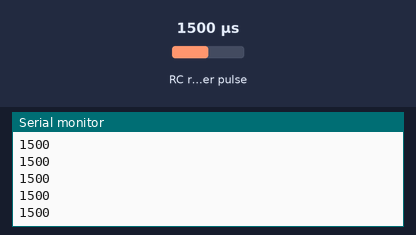
The sketch below on a simulated ESP32. On the bench: the last lines printed to the serial monitor. Wiring (inferred from the names in the program): RC receiver channel: data GPIO 34. The inputs (shaded band) are chosen by the test bench; at power-on: RC receiver pulse 1500 µs.

Above: at 1.2 s.
1.3 s: RC receiver pulse (sensor on GPIO 34) set to 1020 µs
At 1.9 s:
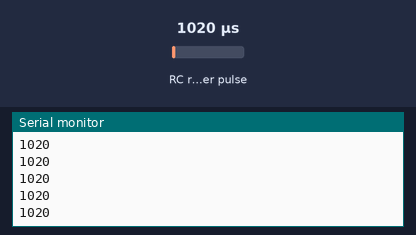
2.8 s: RC receiver pulse (sensor on GPIO 34) set to 1250 µs
At 3.7 s:
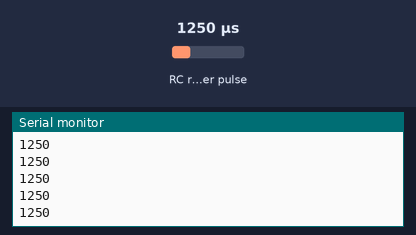
Timing chart, 0 to 5.8 s (numbered marks = the images above; inputs shaded):
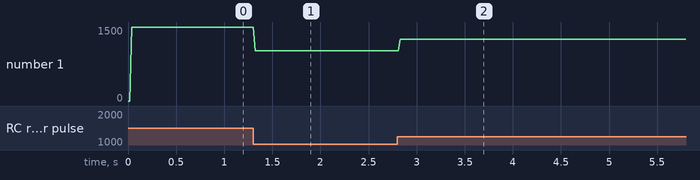

Measured:
- after the input at 1.3 s, the serial monitor: prints a new line at once (image 1)
- after the input at 2.8 s, the serial monitor: prints a new line at once (image 2)
- plotted number 1: 1500 → 1020 after the input at 1.3 s, 1020 → 1250 after the input at 2.8 s

The sketch:

Multiplex2.ino
```cpp
//assume that pin 32 is receiving PWM input
#define CHANNEL_1_PIN 34
//micros when the pin goes HIGH
volatile unsigned long timer_start;
//difference between timer_start and micros() is the length of time that the pin
//was HIGH - the PWM pulse length.
volatile int pulse_time;

//this is the time that the last interrupt occurred.
//you can use this to determine if your receiver has a signal or not.
volatile int last_interrupt_time;

//calcSignal is the interrupt handler
void calcSignal()
{
//record the interrupt time so that we can tell if the receiver has a signal from the transmitter
 last_interrupt_time = micros();

//if the pin has gone HIGH, record the microseconds since the Arduino started up
 if(digitalRead(CHANNEL_1_PIN) == HIGH)
    {
        timer_start = micros();
    }
//otherwise, the pin has gone LOW
    else
    {
        //only worry about this if the timer has actually started
        if(timer_start > 0)
        {
            //record the pulse time
            pulse_time = ((volatile int)micros() - timer_start);
            //restart the timer
            timer_start = 0;
        }
    }
}

//this is all normal arduino stuff
void setup()
{
    timer_start = 0;
    attachInterrupt(CHANNEL_1_PIN, calcSignal, CHANGE);
    Serial.begin(9600);
}

void loop()
{
    Serial.println(pulse_time);
    delay(20);
}
```
